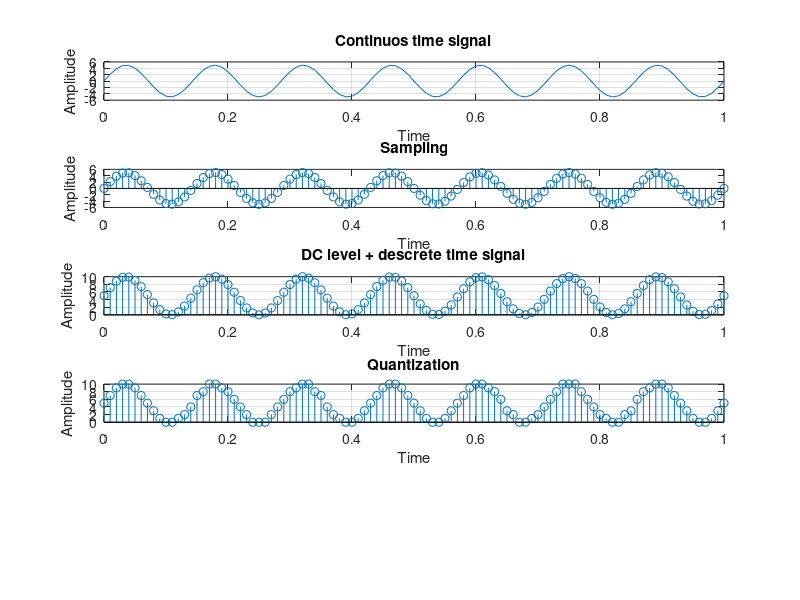

Write the MATLAB code that produced this figure.
clc;
close all;
clear all;
A = 5;
f = 7;
t = 0:0.01:1;
x = A*sin(2*pi*f*t);
subplot(5,1,1);
plot(t,x);
title('Continuos time signal');
xlabel('Time');
ylabel('Amplitude');
grid on;
%%After sampling discrete time signal
subplot(5,1,2);
stem(t,x);
title('Sampling');
xlabel('Time');
ylabel('Amplitude');
%DC level + discrete time signal
x1 = A+x;
subplot(5,1,3);
stem(t,x1);
title('DC level + descrete time signal');
xlabel('Time');
ylabel('Amplitude');
grid on;
%%Quantization
x2 = round(x1);
subplot(5,1,4);
stem(t,x2);title('Quantization');
xlabel('Time');
ylabel('Amplitude');
grid on;
%%Coding
x3 = dec2bin(x2);
disp(x3);